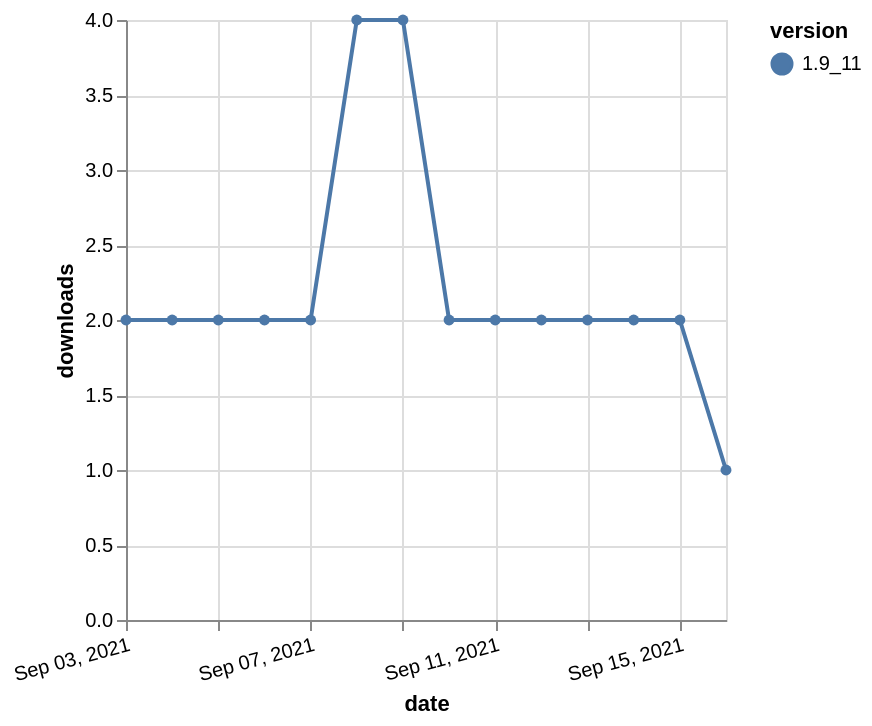

Vega-Lite specification stored for this chart:
### Vega-Lite specification from a JSON file in a GitHub repository (floating-point values rounded to 4 significant figures)
{"$schema": "https://vega.github.io/schema/vega-lite/v5.json", "description": "A simple bar chart with embedded data.", "data": {"values": [{"date": "2021-09-03", "total": 3046, "delta": 2, "version": "1.9_11"}, {"date": "2021-09-04", "total": 3048, "delta": 2, "version": "1.9_11"}, {"date": "2021-09-05", "total": 3050, "delta": 2, "version": "1.9_11"}, {"date": "2021-09-06", "total": 3052, "delta": 2, "version": "1.9_11"}, {"date": "2021-09-07", "total": 3054, "delta": 2, "version": "1.9_11"}, {"date": "2021-09-08", "total": 3058, "delta": 4, "version": "1.9_11"}, {"date": "2021-09-09", "total": 3062, "delta": 4, "version": "1.9_11"}, {"date": "2021-09-10", "total": 3064, "delta": 2, "version": "1.9_11"}, {"date": "2021-09-11", "total": 3066, "delta": 2, "version": "1.9_11"}, {"date": "2021-09-12", "total": 3068, "delta": 2, "version": "1.9_11"}, {"date": "2021-09-13", "total": 3070, "delta": 2, "version": "1.9_11"}, {"date": "2021-09-14", "total": 3072, "delta": 2, "version": "1.9_11"}, {"date": "2021-09-15", "total": 3074, "delta": 2, "version": "1.9_11"}, {"date": "2021-09-16", "total": 3075, "delta": 1, "version": "1.9_11"}]}, "width": "container", "mark": {"type": "line", "point": {"filled": true}}, "encoding": {"x": {"field": "date", "type": "temporal", "timeUnit": "yearmonthdate", "title": "date", "axis": {"labelAngle": -15}}, "y": {"field": "delta", "type": "quantitative", "title": "downloads"}, "color": {"field": "version", "type": "nominal"}, "tooltip": {"field": "delta"}}}
